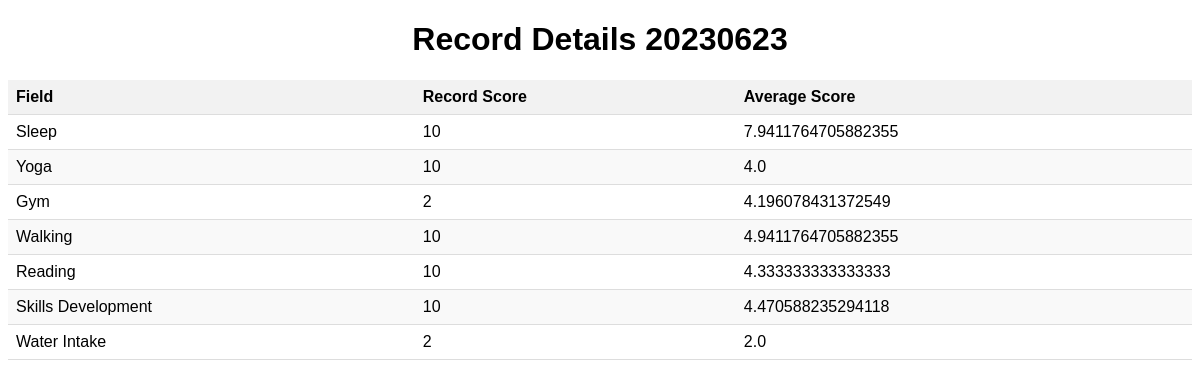
/record/recorddetails/20230623/, run on the app's committed database.
### records/models.py (models this page shows, shortened)
class Record(models.Model):
    recordid = models.CharField(max_length=8, primary_key=True, editable=False)
    SLEEP_CHOICES = [
        ('1-3 Hrs', '1 to 3 hours scores 15'),
        ('3-5 Hrs', '3 to 5 hours scores 10'),
        ('5-7 Hrs', '5 to 7 hours scores 5'),
        ('7+ Hrs', 'Above 7 hours scores 0')
    ]
    CHOICES = [
        ('60', '60 mins scores 10'),
        ('45', '45 mins scores 5'),
        ('30', '30 mins scores 2'),
        ('15', '15 mins scores 1'),
        ('0','none')
    ]
    WATER_CHOICES = [
        ('3L','3L scores 3'),
        ('2L','3L scores 2'),
        ('1L','3L scores 1'),
    ]
    sleep = models.CharField(max_length=10, choices=SLEEP_CHOICES)
    yoga = models.CharField(max_length=4, choices=CHOICES)
    gym = models.CharField(max_length=4, choices=CHOICES)
    walking = models.CharField(max_length=4, choices=CHOICES)
    reading = models.CharField(max_length=4, choices=CHOICES)
    skills_development = models.CharField(max_length=4, choices=CHOICES)
    water_intake = models.CharField(max_length=4, choices=WATER_CHOICES)
    expenses = models.IntegerField()
    todays_dairy = models.TextField(max_length=500)
    updated_at = models.DateTimeField(auto_now=True)

class Score(models.Model):
    record = models.OneToOneField('Record', on_delete=models.CASCADE, primary_key=True)
    sleep_score = models.IntegerField(default=0)
    yoga_score = models.IntegerField(default=0)
    gym_score = models.IntegerField(default=0)
    walking_score = models.IntegerField(default=0)
    reading_score = models.IntegerField(default=0)
    skills_development_score = models.IntegerField(default=0)
    water_intake_score = models.IntegerField(default=0)

### records/views.py (the view)
# urls.py: path('recorddetails/<int:recordid>/', views.recorddetails, name='recorddetails'),
def recorddetails(request, recordid):
    record = get_object_or_404(Record, recordid=recordid)
    score = Score.objects.get(record=record)
    avg_scores = Score.objects.aggregate(
        sleep_average=Avg('sleep_score'),
        yoga_average=Avg('yoga_score'),
        gym_average=Avg('gym_score'),
        walking_average=Avg('walking_score'),
        reading_average=Avg('reading_score'),
        skills_development_average=Avg('skills_development_score'),
        water_intake_average=Avg('water_intake_score')
    )
    context = {'record': record, 'score': score, 'avg_scores': avg_scores}
    return render(request, 'recorddetails.html', context)

### templates/recorddetails.html (shortened to what this page needs)
<!DOCTYPE html>
<html>
<head>
</head>
<body>
  <h1>Record Details {{ record.recordid }}</h1>
  <table>
    <thead>
      <tr>
        <th>Field</th>
        <th>Record Score</th>
        <th>Average Score</th>
      </tr>
    </thead>
    <tbody>
      <tr>
        <td>Sleep</td>
        <td>{{ score.sleep_score }}</td>
        <td>{{ avg_scores.sleep_average }}</td>
      </tr>
      <tr>
        <td>Yoga</td>
        <td>{{ score.yoga_score }}</td>
        <td>{{ avg_scores.yoga_average }}</td>
      </tr>
      <tr>
        <td>Gym</td>
        <td>{{ score.gym_score }}</td>
        <td>{{ avg_scores.gym_average }}</td>
      </tr>
      <tr>
        <td>Walking</td>
        <td>{{ score.walking_score }}</td>
        <td>{{ avg_scores.walking_average }}</td>
      </tr>
      <tr>
        <td>Reading</td>
        <td>{{ score.reading_score }}</td>
        <td>{{ avg_scores.reading_average }}</td>
      </tr>
      <tr>
        <td>Skills Development</td>
        <td>{{ score.skills_development_score }}</td>
        <td>{{ avg_scores.skills_development_average }}</td>
      </tr>
      <tr>
        <td>Water Intake</td>
        <td>{{ score.water_intake_score }}</td>
        <td>{{ avg_scores.water_intake_average }}</td>
      </tr>
    </tbody>
  </table>
</body>
</html>

### templates/recorddetails.html (style rules this page uses)
body { font-family: Arial, sans-serif; }
h1 { text-align: center; }
table { width: 100%; border-collapse: collapse; margin-top: 20px; }
th, td { padding: 8px; text-align: left; border-bottom: 1px solid #ddd; }
th { background-color: #f2f2f2; font-weight: bold; }
tr:nth-child(even) { background-color: #f9f9f9; }

### data on the page
Record: recordid "20230623"
Score: sleep_score "10", yoga_score "10", gym_score "2", walking_score "10", reading_score "10", skills_development_score "10", water_intake_score "2"

### other printed values
{{ avg_scores.sleep_average }} "7.9411764705882355"
{{ avg_scores.yoga_average }} "4.0"
{{ avg_scores.gym_average }} "4.196078431372549"
{{ avg_scores.walking_average }} "4.9411764705882355"
{{ avg_scores.reading_average }} "4.333333333333333"
{{ avg_scores.skills_development_average }} "4.470588235294118"
{{ avg_scores.water_intake_average }} "2.0"
